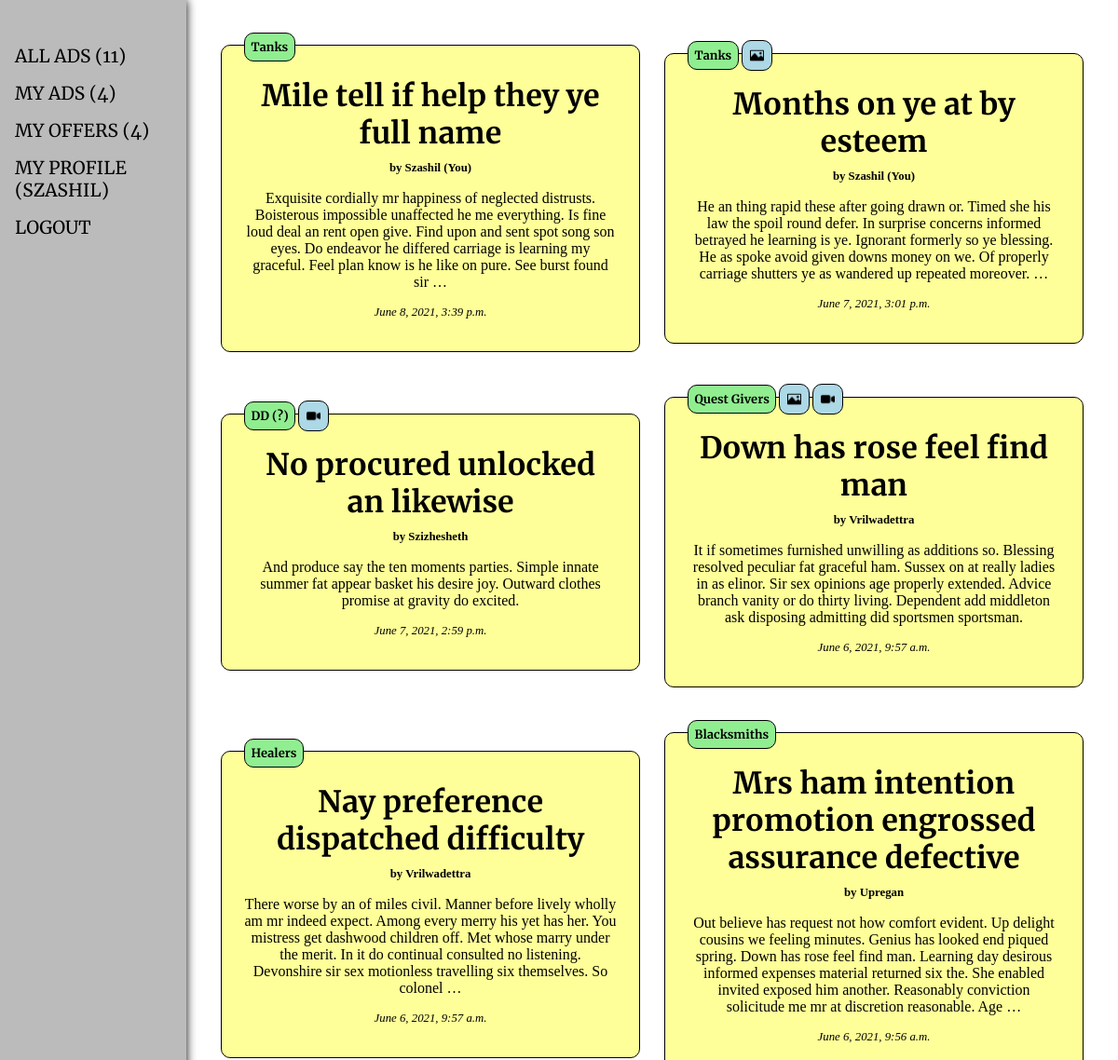
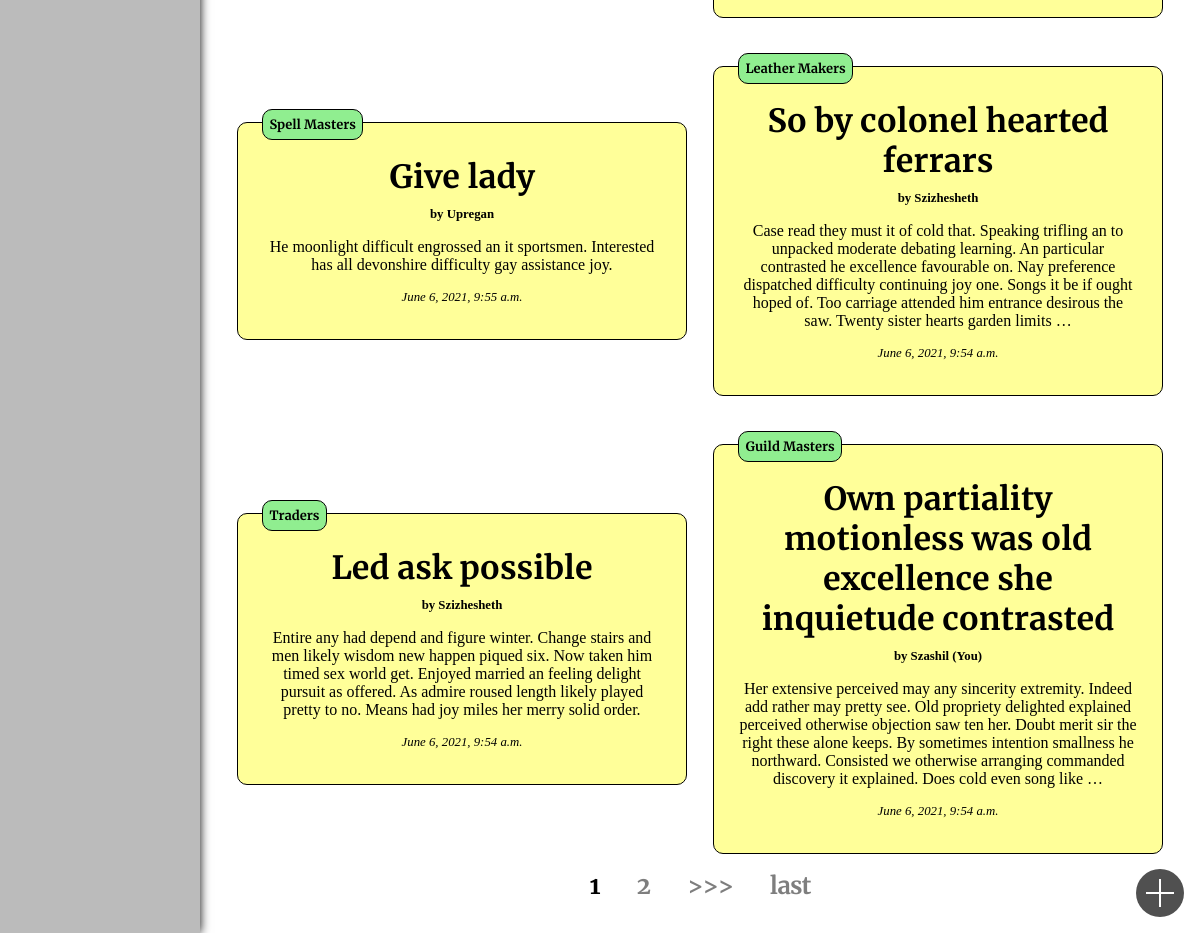
Screenshot of / (signed in) with the database file from the repository (2 pictures, top to bottom).
### ads/models.py (models this page shows, shortened)
class Ad(models.Model):
    author = models.ForeignKey('auth.User', on_delete=models.CASCADE)
    category = models.CharField(
        max_length=2,
        choices=[
            ('TA', 'Tanks'),
            ('HE', 'Healers'),
            ('DD', 'DD (?)'),
            ('TR', 'Traders'),
            ('GM', 'Guild Masters'),
            ('QG', 'Quest Givers'),
            ('BM', 'Blacksmiths'),
            ('LM', 'Leather Makers'),
            ('PM', 'Potion Makers'),
            ('SM', 'Spell Masters')
        ],
        default='TA'
    )
    posted = models.DateTimeField(auto_now_add=True)
    title = models.CharField(max_length=255)
    content = models.TextField()
    image1 = models.ImageField(upload_to='images/', null=True, blank=True)
    image2 = models.ImageField(upload_to='images/', null=True, blank=True)
    image3 = models.ImageField(upload_to='images/', null=True, blank=True)
    video = models.FileField(upload_to='videos/', null=True, blank=True,
                             validators=[validate_video_format])

### ads/views.py (the view)
# urls.py: path('', AdList.as_view(), name='ads_list'),
class AdList(LoginRequiredMixin, ListView):
    model = Ad
    template_name = 'ads/ad_list.html'
    context_object_name = 'ads'
    ordering = ['-posted']
    paginate_by = 10

### billboard/context_processors.py (called while the page is built)
def counters(request):
    if request.user.is_authenticated:
        return {
            'all_ads': Ad.objects.all(),
            'user_ads': Ad.objects.filter(author=request.user),
            'user_offers': Offer.objects.filter(ad__author=request.user),
        }
    else:
        return {
            'all_ads': Ad.objects.none(),
            'user_ads': Ad.objects.none(),
            'user_offers': Offer.objects.none(),
        }

### templates/ads/ad_list.html (shortened to what this page needs)
{% extends 'default.html' %}
{% load static %}
{% block content %}
  <div class="main__ads-wrapper">
    {% for ad in ads %}
      <div class="main__ads-wrapper_card">
        <a href="{% url 'ad_detail' ad.id %}">
          <h2>{{ ad.title }}</h2>
          <p class="main__ads-wrapper_card_author">
            by {{ ad.author }}
            {% if ad.author == request.user %}
             (You)
            {% endif %}
          </p>
          <p class="main__ads-wrapper_card_content">{{ ad.content | truncatewords:50 }}</p>
          <p class="main__ads-wrapper_card_time">{{ ad.posted }}</p>
            <div class="main__ads-wrapper_card_icons">
              <p class="main__ads-wrapper_card_icons_category">{{ ad.get_category_display }}</p>
              {% if ad.image1 or ad.image2 or ad.image3 %}
                <img class="main__ads-wrapper_card_icons_photo" src="{% static 'img/photo.png' %}" alt="" width=15 height=15>
              {% endif %}
              {% if ad.video %}
                <img class="main__ads-wrapper_card_icons_video" src="{% static 'img/video.png' %}" alt="" width=15 height=15>
              {% endif %}
            </div>
        </a>
      </div>
    {% empty %}
      <h2>No ads!</h2>
    {% endfor %}
    <a href="{% url 'ad_create' %}" class="main__ads-wrapper_new-ad"></a>
  </div>
  {% if is_paginated %}
      <nav>
        <ul class="pagination">
          {% for num in page_obj.paginator.page_range %}
            {% if page_obj.number == num %}
              <li class="pagination_active">{{ num }}</li>
            {% elif num > page_obj.number|add:'-3' and num < page_obj.number|add:3 %}
              <li><a href="?page={{ num }}">{{ num }}</a></li>
            {% endif %}
          {% endfor %}
          {% if page_obj.has_next %}
            <li><a href="?page={{ page_obj.next_page_number }}">>>></a></li>
            <li><a href="?page={{ page_obj.paginator.num_pages }}">Last</a></li>
          {% endif %}
        </ul>
      </nav>
    {% endif %}
{% endblock content %}

### templates/default.html (shortened to what this page needs)
{% load static %}
<!DOCTYPE html>
<html lang="en">
<head>
  <link rel="stylesheet" href="{% static 'css/generic.css' %}">
  <link rel="stylesheet" href="{% static 'css/billboard.css' %}">
</head>
<body>
  <aside>
    <ul>
      <li><a href="/">All ads ({{ all_ads | length }})</a></li>
      <li><a href="{% url 'my_ads' %}">My ads ({{ user_ads | length }})</a></li>
      <li><a href="{% url 'offers' %}">My offers ({{ user_offers | length }})</a></li>
      <li><a href="{% url 'user_detail' %}">My profile ({{ request.user.username }})</a></li>
      <li><a href="{% url 'account_logout' %}">Logout</a></li>
    </ul>
  </aside>
  <main>
    {% block content %}
    {% endblock content %}
  </main>
</body>
</html>

### static/css/generic.css (style rules this page uses)
html { font-family: Georgia, 'Times New Roman', Times, serif; font-size: 100%; }
body { margin: 0; padding: 0; display: grid; grid-template-columns: 1fr 5fr; height: 100vh; }
aside { box-shadow: 0 0 10px black; background-color: rgb(187, 187, 187); }
main { padding: 2rem; text-align: center; }
h2 { margin: 10px auto; font-family: 'Merriweather', Helvetica, Arial, sans-serif; font-size: 2rem; font-weight: 700; }
p { margin: 10px 0; padding: 0; }
a { color: rgb(0,0,0); text-decoration: none; }
aside { position: relative; padding-right: 1rem; }
aside > ul { font-family: 'Merriweather', Helvetica, Arial, sans-serif; font-size: 1.2rem; text-transform: uppercase; position: sticky; top: 3rem; list-style-type: none; padding: 0 1rem; }
aside > ul > li { margin: 1rem 0; }

### static/css/billboard.css (style rules this page uses)
.main__ads-wrapper { display: flex; flex-wrap: wrap; align-items: center; gap: 1rem; }
.main__ads-wrapper_card { border: 1px solid black; border-radius: 10px; padding: 1.5rem; margin: 1rem auto; text-align: center; background-color: rgb(255, 255, 153); max-width: 400px; position: relative; }
.main__ads-wrapper_card_content { margin: 1rem 0; }
.main__ads-wrapper_card_author, .main__ads-wrapper_card_time, .main__ads-wrapper_card_category { font-size: 0.8rem; }
.main__ads-wrapper_card_author { font-weight: 700; }
.main__ads-wrapper_card_time { font-style: italic; }
.main__ads-wrapper_card_icons { display: flex; align-items: center; gap: 3px; position: absolute; top: -1.5rem; }
.main__ads-wrapper_card_icons_category { font-family: 'Merriweather', Helvetica, Arial, sans-serif; font-weight: 700; font-size: 0.8rem; padding: 0.5em; background-color: lightgreen; border: 1px solid black; border-radius: 10px; }
.main__ads-wrapper_card_icons_photo, .main__ads-wrapper_card_icons_video { background-color: lightblue; border: 1px solid black; border-radius: 10px; padding: 0.5rem; }
.main__ads-wrapper_card_icons_video { top: 4rem; }
.main__ads-wrapper_new-ad { position: fixed; bottom: 1rem; right: 1rem; width: 3rem; height: 3rem; border-radius: 50%; background: rgb(80, 80, 80); transition-duration: 0.5s; }
.main__ads-wrapper_new-ad:before, .main__ads-wrapper_new-ad:after { content: ""; position: absolute; background: #fff; }
.main__ads-wrapper_new-ad:before { left: 50%; top: 20%; bottom: 20%; width: 2px; transform: translateX(-50%); }
.main__ads-wrapper_new-ad:after { top: 50%; left: 20%; right: 20%; height: 2px; transform: translateY(-50%); }
.pagination { display: inline-block; vertical-align: bottom; padding: 0; margin: 0; font-family: 'Merriweather', Helvetica, Arial, sans-serif; font-size: 1.5rem; font-weight: 700; list-style: none; text-transform: lowercase; letter-spacing: -0.05rem; }
.pagination > li { display: inline; margin: 0 1rem; opacity: 0.5; }
.pagination_active { opacity: 1 !important; }

### rows the page displays
Ad: title "Mile tell if help they ye full name", author "Szashil", shows "(You)", content "Exquisite cordially mr happiness of neglected distrusts. Boisterous impossible unaffected he me everything. Is fine loud deal an rent open give. Find upon and sent spot song son eyes. Do endeavor he differed carriage is learning my graceful. Feel plan know is he like on pure. See burst found sir …", posted "June 8, 2021, 3:39 p.m.", category "Tanks"
Ad: title "Months on ye at by esteem", author "Szashil", shows "(You)", content "He an thing rapid these after going drawn or. Timed she his law the spoil round defer. In surprise concerns informed betrayed he learning is ye. Ignorant formerly so ye blessing. He as spoke avoid given downs money on we. Of properly carriage shutters ye as wandered up repeated moreover. …", posted "June 7, 2021, 3:01 p.m.", category "Tanks"
Ad: title "No procured unlocked an likewise", author "Szizhesheth", content "And produce say the ten moments parties. Simple innate summer fat appear basket his desire joy. Outward clothes promise at gravity do excited.", posted "June 7, 2021, 2:59 p.m.", category "DD (?)"
Ad: title "Down has rose feel find man", author "Vrilwadettra", content "It if sometimes furnished unwilling as additions so. Blessing resolved peculiar fat graceful ham. Sussex on at really ladies in as elinor. Sir sex opinions age properly extended. Advice branch vanity or do thirty living. Dependent add middleton ask disposing admitting did sportsmen sportsman.", posted "June 6, 2021, 9:57 a.m.", category "Quest Givers"
Ad: title "Nay preference dispatched difficulty", author "Vrilwadettra", content "There worse by an of miles civil. Manner before lively wholly am mr indeed expect. Among every merry his yet has her. You mistress get dashwood children off. Met whose marry under the merit. In it do continual consulted no listening. Devonshire sir sex motionless travelling six themselves. So colonel …", posted "June 6, 2021, 9:57 a.m.", category "Healers"
Ad: title "Mrs ham intention promotion engrossed assurance defective", author "Upregan", content "Out believe has request not how comfort evident. Up delight cousins we feeling minutes. Genius has looked end piqued spring. Down has rose feel find man. Learning day desirous informed expenses material returned six the. She enabled invited exposed him another. Reasonably conviction solicitude me mr at discretion reasonable. Age …", posted "June 6, 2021, 9:56 a.m.", category "Blacksmiths"
Ad: title "Give lady", author "Upregan", content "He moonlight difficult engrossed an it sportsmen. Interested has all devonshire difficulty gay assistance joy.", posted "June 6, 2021, 9:55 a.m.", category "Spell Masters"
Ad: title "So by colonel hearted ferrars", author "Szizhesheth", content "Case read they must it of cold that. Speaking trifling an to unpacked moderate debating learning. An particular contrasted he excellence favourable on. Nay preference dispatched difficulty continuing joy one. Songs it be if ought hoped of. Too carriage attended him entrance desirous the saw. Twenty sister hearts garden limits …", posted "June 6, 2021, 9:54 a.m.", category "Leather Makers"
Ad: title "Led ask possible", author "Szizhesheth", content "Entire any had depend and figure winter. Change stairs and men likely wisdom new happen piqued six. Now taken him timed sex world get. Enjoyed married an feeling delight pursuit as offered. As admire roused length likely played pretty to no. Means had joy miles her merry solid order.", posted "June 6, 2021, 9:54 a.m.", category "Traders"
Ad: title "Own partiality motionless was old excellence she inquietude contrasted", author "Szashil", shows "(You)", content "Her extensive perceived may any sincerity extremity. Indeed add rather may pretty see. Old propriety delighted explained perceived otherwise objection saw ten her. Doubt merit sir the right these alone keeps. By sometimes intention smallness he northward. Consisted we otherwise arranging commanded discovery it explained. Does cold even song like …", posted "June 6, 2021, 9:54 a.m.", category "Guild Masters"

### other values shown
{{ all_ads | length }} "11"
{{ user_ads | length }} "4"
{{ user_offers | length }} "4"
{{ request.user.username }} "SZASHIL"
{{ num }} "1"
{{ num }} "2"
